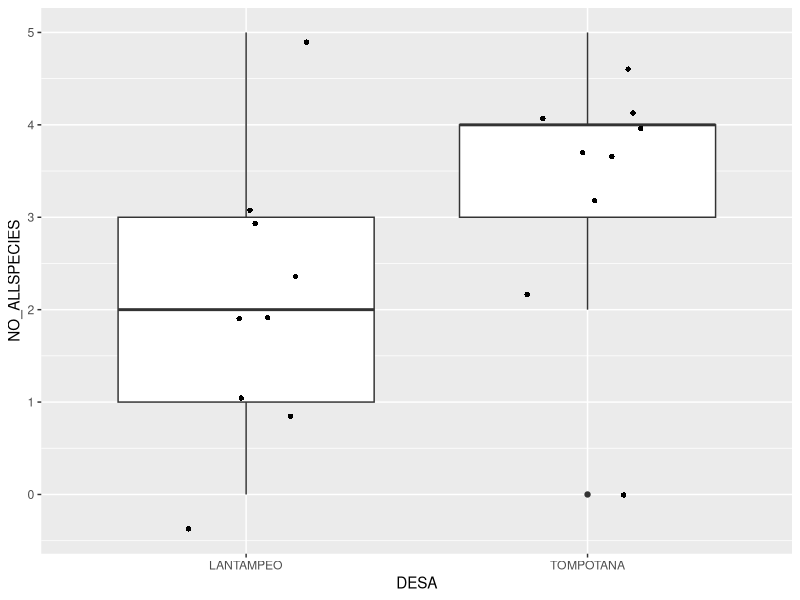
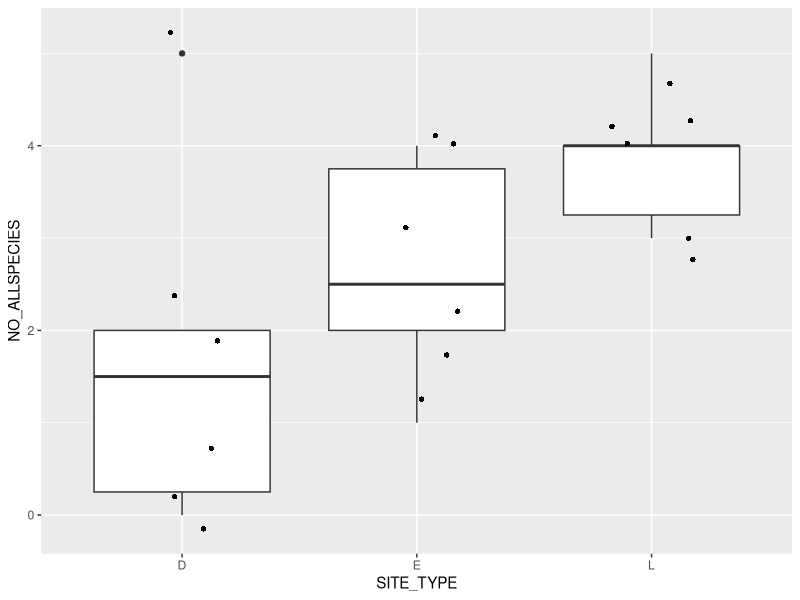
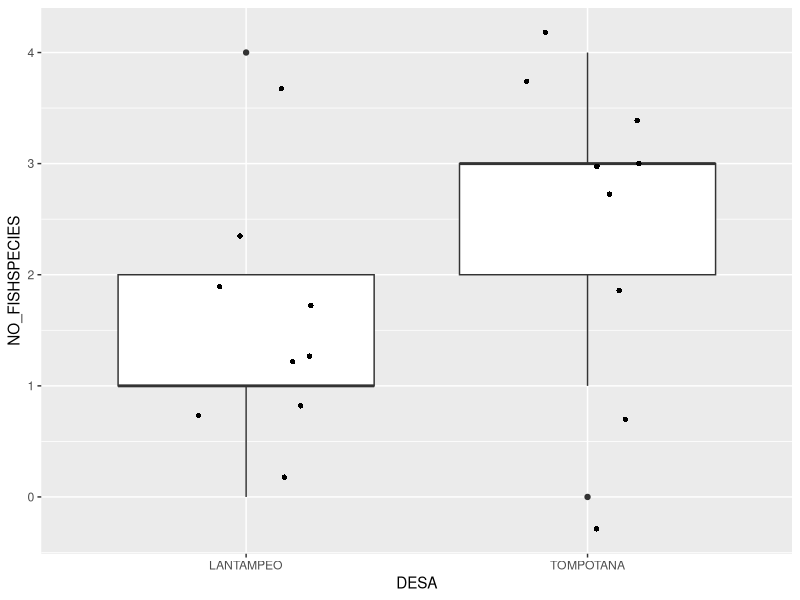
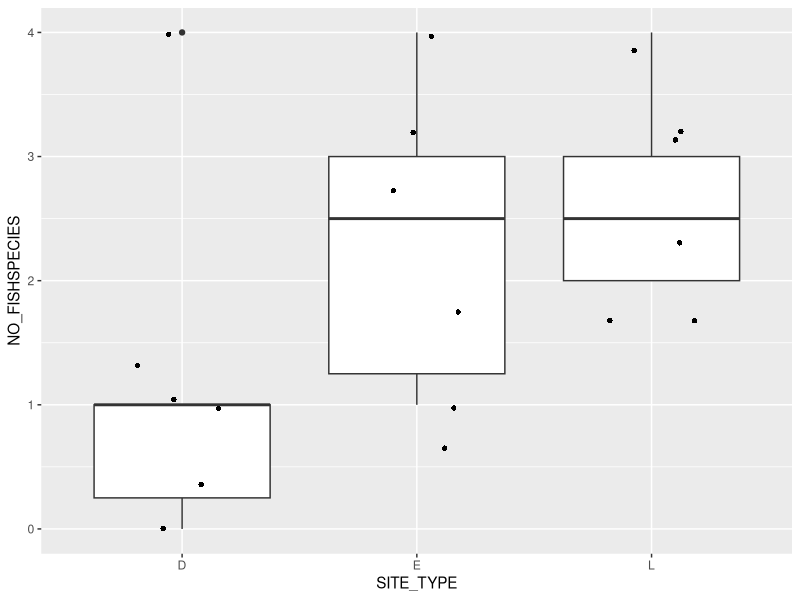
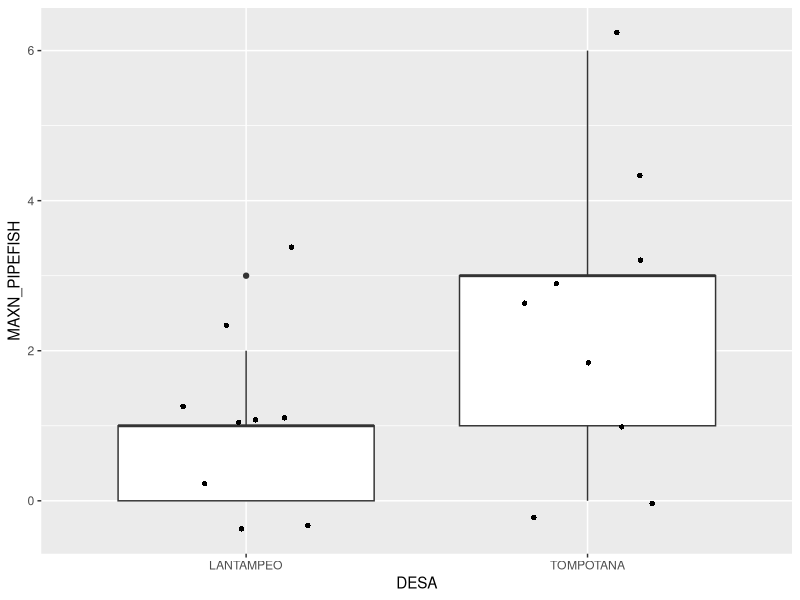
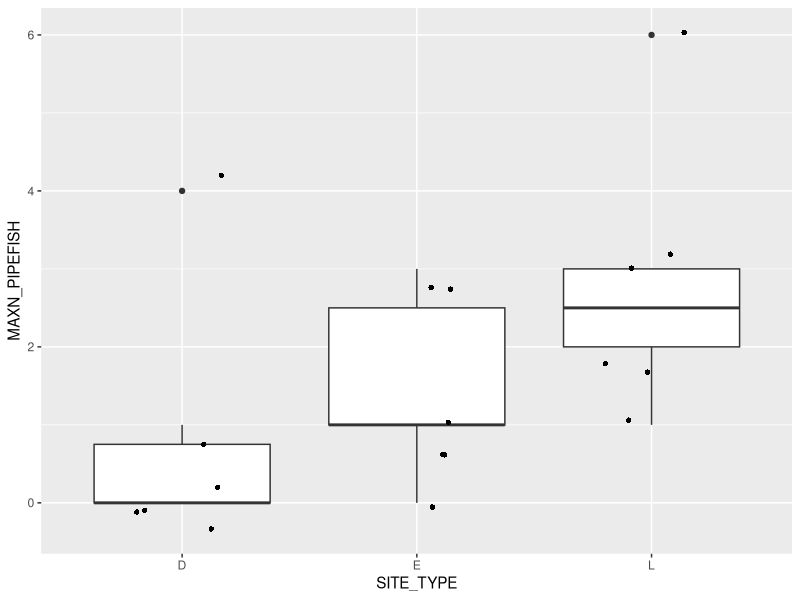
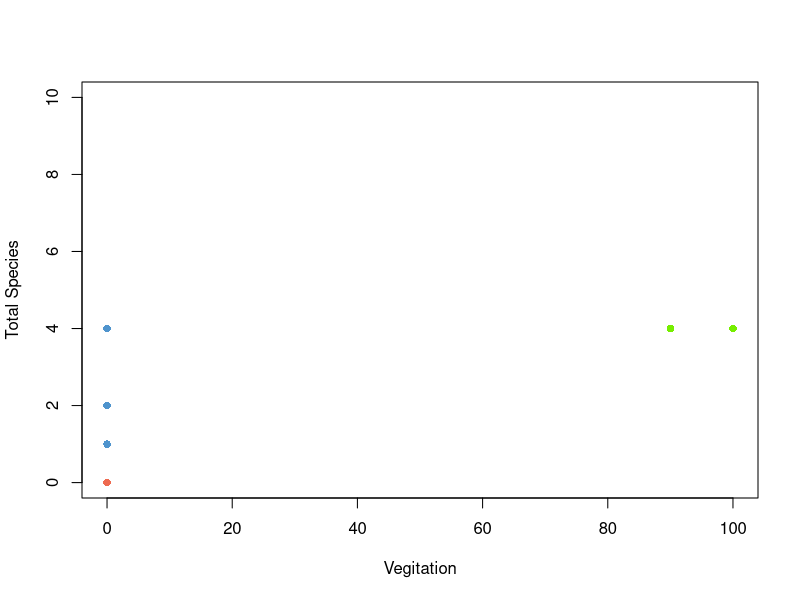
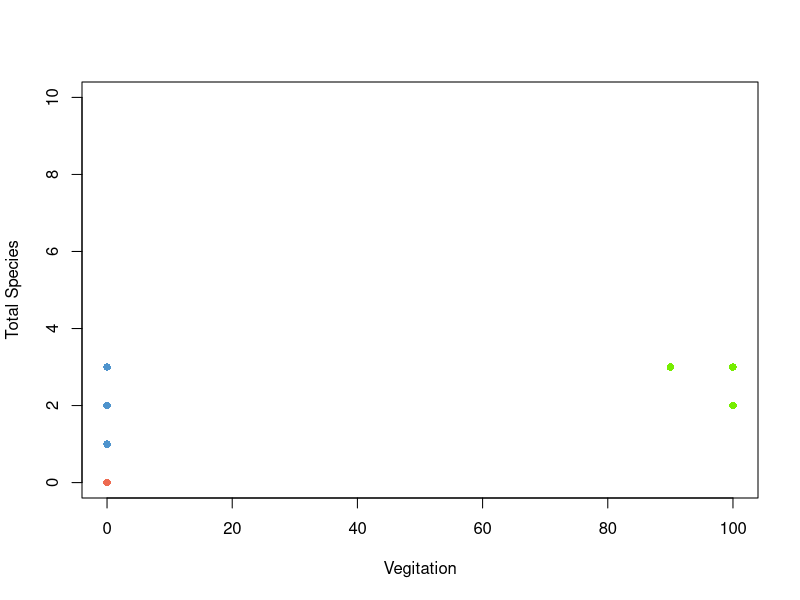

The R script that drew these images, in order:
## ---- chunk 1
knitr::opts_chunk$set(echo = FALSE, warning = FALSE, message = FALSE, dev="cairo_pdf")

library(dplyr)
library(ggplot2)

URUV_data <- read.csv("Master_RecordingData.csv")


## ---- chunk 2

URUV_data$DATE <- as.Date(URUV_data$DATE, format = "%d/%m/%Y")

URUV_data <- URUV_data %>%
  filter(!is.na(F1_TIME)) %>% #Take out unused videos
  rowwise() %>%
  mutate(WATER_DEPTH_AVERAGE = mean(c(WATER_DEPTH_BEFORE, WATER_DEPTH_AFTER), na.rm=TRUE)) #Take avg depth during recording

#View(URUV_data)

## ---- chunk 3

ggplot(URUV_data, aes(x=DESA, y=NO_ALLSPECIES)) + 
  geom_boxplot() +
  geom_jitter(shape=16, position=position_jitter(0.2))

ggplot(URUV_data, aes(x=SITE_TYPE, y=NO_ALLSPECIES)) + 
  geom_boxplot() +
  geom_jitter(shape=16, position=position_jitter(0.2))

## ---- chunk 4

ggplot(URUV_data, aes(x=DESA, y=NO_FISHSPECIES)) + 
  geom_boxplot() +
  geom_jitter(shape=16, position=position_jitter(0.2))

ggplot(URUV_data, aes(x=SITE_TYPE, y=NO_FISHSPECIES)) + 
  geom_boxplot() +
  geom_jitter(shape=16, position=position_jitter(0.2))

## ---- chunk 5

for(i in 1:ncol(URUV_data)){
  if(grepl("MAXN", colnames(URUV_data[i]))){ #Sort Through all MaxN's calculated
    
    #Need to fully rename column so ggplot can read it. Make separate datasheet
    Yaxistitle <- colnames(URUV_data[i])
    data1 <- URUV_data %>% 
    rename(MAXN_TARGET = i)
    
    #Graph boxplot per desa
    print(ggplot(data1, aes(x=DESA, y=MAXN_TARGET)) +
      geom_boxplot() +
      geom_jitter(shape=16, position=position_jitter(0.2)) +
      ylab(Yaxistitle))

    #Graph boxplot per site type
    print(ggplot(data1, aes(x=SITE_TYPE, y=MAXN_TARGET)) +
      geom_boxplot() +
      geom_jitter(shape=16, position=position_jitter(0.2)) +
      ylab(Yaxistitle))
  }
  
  
  
}



## ---- chunk 6

plot(x = 1,
     type = "n",
     xlim = c(0, 100), 
     ylim = c(0, 10),
     pch = 16,
     xlab = "Vegitation", 
     ylab = "Total Species")

# Add coral2 points for male data
points(x = URUV_data$VEGITATION[URUV_data$SITE_TYPE == "D"],
       y = URUV_data$NO_ALLSPECIES[URUV_data$SITE_TYPE == "D"],
       pch = 16,
       col = "coral2", trans.val = .8)

# Add steelblue points for female data
points(x = URUV_data$VEGITATION[URUV_data$SITE_TYPE == "E"],
       y = URUV_data$NO_ALLSPECIES[URUV_data$SITE_TYPE == "E"],
       pch = 16,
       col = "steelblue3", trans.val = .8)

points(x = URUV_data$VEGITATION[URUV_data$SITE_TYPE == "L"],
       y = URUV_data$NO_ALLSPECIES[URUV_data$SITE_TYPE == "L"],
       pch = 16,
       col = "chartreuse2", trans.val = .8)

## ---- chunk 7

plot(x = 1,
     type = "n",
     xlim = c(0, 100), 
     ylim = c(0, 10),
     pch = 16,
     xlab = "Vegitation", 
     ylab = "Total Species")

# Add coral2 points for male data
points(x = URUV_data$VEGITATION[URUV_data$SITE_TYPE == "D"],
       y = URUV_data$NO_FISHSPECIES[URUV_data$SITE_TYPE == "D"],
       pch = 16,
       col = "coral2", trans.val = .8)

# Add steelblue points for female data
points(x = URUV_data$VEGITATION[URUV_data$SITE_TYPE == "E"],
       y = URUV_data$NO_FISHSPECIES[URUV_data$SITE_TYPE == "E"],
       pch = 16,
       col = "steelblue3", trans.val = .8)

points(x = URUV_data$VEGITATION[URUV_data$SITE_TYPE == "L"],
       y = URUV_data$NO_FISHSPECIES[URUV_data$SITE_TYPE == "L"],
       pch = 16,
       col = "chartreuse2", trans.val = .8)

## ---- chunk 8

ggplot(URUV_data, aes(x=NO_BATTERY, y=TOTALTIME_RECORDING)) + 
  geom_bar(stat='identity')

